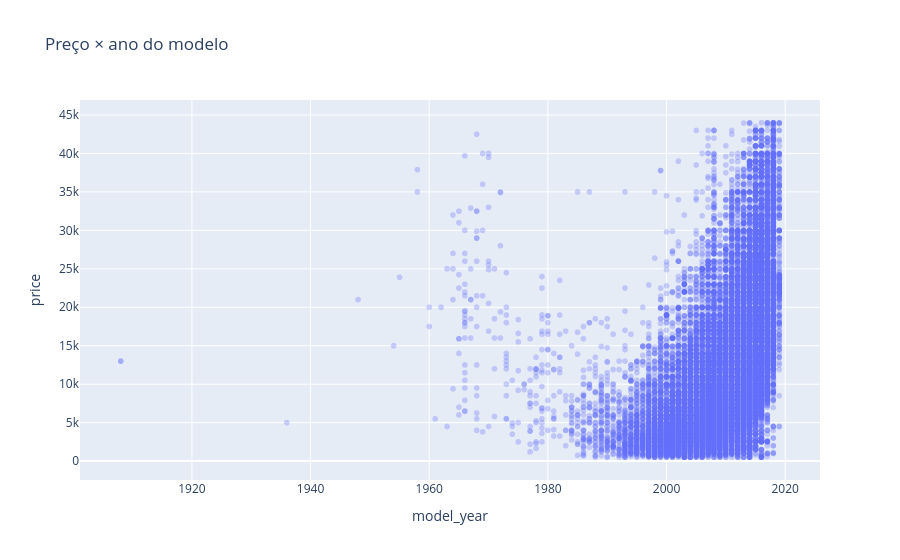

This figure's notebook cell:
### Code cell
fig = px.scatter(clean, x='model_year', y='price', opacity=0.3, title='Preço × ano do modelo')
fig.show()

### Figure 1 — Plotly figure (JSON) as saved in the notebook; plotly's stock layout.template omitted (floating-point values rounded to 4 significant figures; data arrays with more than 128 entries replaced by an {"elided": "..."} marker saying what was removed)
{"data": [{"hovertemplate": "model_year=%{x}<br>price=%{y}<extra></extra>", "legendgroup": "", "marker": {"color": "#636efa", "opacity": 0.3, "symbol": "circle"}, "mode": "markers", "name": "", "showlegend": false, "type": "scattergl", "x": {"elided": "49432 int values"}, "xaxis": "x", "y": {"elided": "49432 int values"}, "yaxis": "y"}], "layout": {"legend": {"tracegroupgap": 0}, "title": {"text": "Preço × ano do modelo"}, "xaxis": {"anchor": "y", "domain": [0, 1], "title": {"text": "model_year"}}, "yaxis": {"anchor": "x", "domain": [0, 1], "title": {"text": "price"}}}}
